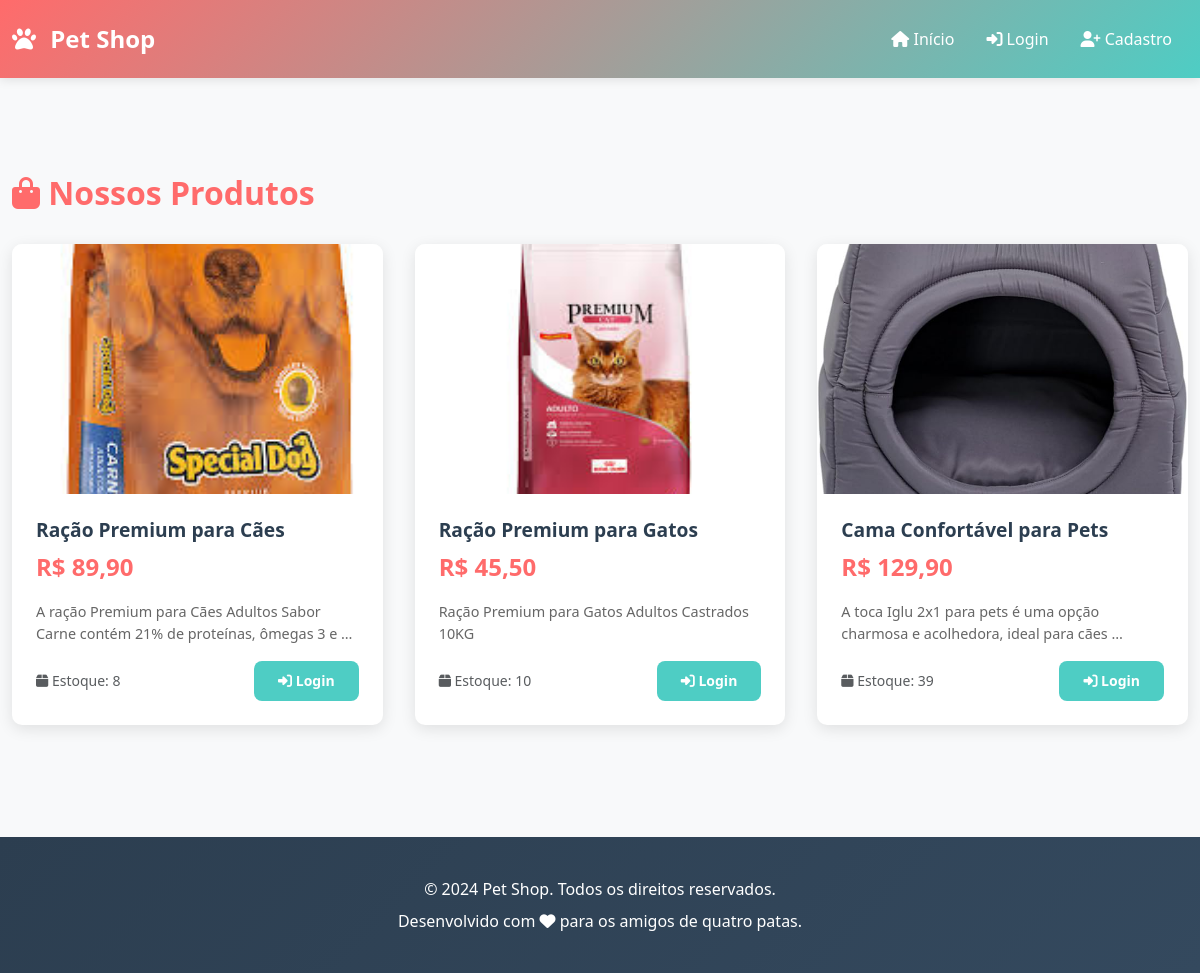
The page / on the database its author committed.
### loja/models.py (models this page shows, shortened)
class Produto(models.Model):
    nome = models.CharField(max_length=200)
    estoque = models.IntegerField(default=0)
    preco = models.DecimalField(max_digits=10, decimal_places=2)
    descricao = models.TextField()
    foto = models.ImageField(upload_to='produtos/')
    criado_em = models.DateTimeField(auto_now_add=True)
    atualizado_em = models.DateTimeField(auto_now=True)

### loja/views.py (the view)
# urls.py: path('', views.index, name='index'),
def index(request):
    try:
        pagina = Pagina.objects.first()
    except Pagina.DoesNotExist:
        pagina = None
    produtos = Produto.objects.all()
    context = {
        'pagina': pagina,
        'produtos': produtos,
    }
    return render(request, 'loja/index.html', context)

### templates/loja/index.html (shortened to what this page needs)
{% extends 'base.html' %}
{% block content %}
<div class="container">
    <section>
        <h2 style="color: var(--primary-color); font-weight: bold; margin: 3rem 0 2rem 0;">
            <i class="fas fa-shopping-bag"></i> Nossos Produtos
        </h2>
        {% if produtos %}
            <div class="products-grid">
                {% for produto in produtos %}
                    <div class="product-card">
                        {% if produto.foto %}
                            <img src="{{ produto.foto.url }}" alt="{{ produto.nome }}" class="product-image">
                        {% else %}
                            <div class="product-image" style="background: linear-gradient(135deg, #FF6B6B 0%, #4ECDC4 100%); display: flex; align-items: center; justify-content: center;">
                                <i class="fas fa-image" style="font-size: 3rem; color: white;"></i>
                            </div>
                        {% endif %}
                        <div class="product-info">
                            <h3 class="product-name">{{ produto.nome }}</h3>
                            <p class="product-price">R$ {{ produto.preco|floatformat:2 }}</p>
                            <p class="product-description">{{ produto.descricao|truncatewords:15 }}</p>
                            <div class="d-flex justify-content-between align-items-center">
                                <small class="text-muted">
                                    <i class="fas fa-box"></i> Estoque: {{ produto.estoque }}
                                </small>
                                {% if user.is_authenticated %}
                                    <a href="{% url 'loja:comprar' produto.id %}" class="btn btn-primary btn-sm">
                                        <i class="fas fa-shopping-cart"></i> Comprar
                                    </a>
                                {% else %}
                                    <a href="{% url 'loja:login' %}" class="btn btn-secondary btn-sm">
                                        <i class="fas fa-sign-in-alt"></i> Login
                                    </a>
                                {% endif %}
                            </div>
                        </div>
                    </div>
                {% endfor %}
            </div>
        {% else %}
            <div class="alert alert-info text-center">
                <i class="fas fa-info-circle"></i> Nenhum produto disponível no momento.
            </div>
        {% endif %}
    </section>
</div>
{% endblock %}

### templates/base.html (shortened to what this page needs)
<!DOCTYPE html>
<html lang="pt-BR">
<head>
    <link href="https://cdn.jsdelivr.net/npm/bootstrap@5.3.0/dist/css/bootstrap.min.css" rel="stylesheet">
    <link rel="stylesheet" href="https://cdnjs.cloudflare.com/ajax/libs/font-awesome/6.4.0/css/all.min.css">
</head>
<body>
    <nav class="navbar navbar-expand-lg navbar-dark">
        <div class="container">
            <a class="navbar-brand" href="{% url 'loja:index' %}">
                <i class="fas fa-paw"></i> Pet Shop
            </a>
            <div class="collapse navbar-collapse" id="navbarNav">
                <ul class="navbar-nav ms-auto">
                    <li class="nav-item">
                        <a class="nav-link" href="{% url 'loja:index' %}">
                            <i class="fas fa-home"></i> Início
                        </a>
                    </li>
                    {% if user.is_authenticated %}
                        <li class="nav-item">
                            <a class="nav-link" href="{% url 'loja:perfil' %}">
                                <i class="fas fa-user"></i> Perfil
                            </a>
                        </li>
                        <li class="nav-item">
                            <span class="nav-link" style="cursor: default;">
                                <i class="fas fa-user-circle"></i> {{ user.username }}
                            </span>
                        </li>
                        <li class="nav-item">
                            <a class="nav-link" href="{% url 'loja:logout' %}">
                                <i class="fas fa-sign-out-alt"></i> Sair
                            </a>
                        </li>
                    {% else %}
                        <li class="nav-item">
                            <a class="nav-link" href="{% url 'loja:login' %}">
                                <i class="fas fa-sign-in-alt"></i> Login
                            </a>
                        </li>
                        <li class="nav-item">
                            <a class="nav-link" href="{% url 'loja:cadastro' %}">
                                <i class="fas fa-user-plus"></i> Cadastro
                            </a>
                        </li>
                    {% endif %}
                </ul>
            </div>
        </div>
    </nav>
    <main>
        {% block content %}{% endblock %}
    </main>
    <footer>
        <div class="container">
            <p>&copy; 2024 Pet Shop. Todos os direitos reservados.</p>
            <p>Desenvolvido com <i class="fas fa-heart"></i> para os amigos de quatro patas.</p>
        </div>
    </footer>
</body>
</html>

### templates/base.html (style rules this page uses)
:root { --primary-color: #FF6B6B; --secondary-color: #4ECDC4; --dark-color: #2C3E50; --light-color: #ECF0F1; }
* { margin: 0; padding: 0; box-sizing: border-box; }
body { font-family: 'Segoe UI', Tahoma, Geneva, Verdana, sans-serif; background-color: #f8f9fa; color: var(--dark-color); }
.navbar { background: linear-gradient(135deg, var(--primary-color) 0%, var(--secondary-color) 100%); box-shadow: 0 2px 10px rgba(0, 0, 0, 0.1); padding: 1rem 0; }
.navbar-brand { font-size: 1.5rem; font-weight: bold; color: white !important; }
.navbar-brand i { margin-right: 0.5rem; }
.nav-link { color: white !important; margin: 0 0.5rem; transition: all 0.3s ease; }
main { min-height: calc(100vh - 200px); padding: 2rem 0; }
.container { max-width: 1200px; }
.btn { border-radius: 8px; padding: 0.6rem 1.5rem; font-weight: 600; transition: all 0.3s ease; border: none; }
.btn-secondary { background-color: var(--secondary-color); color: white; }
footer { background: linear-gradient(135deg, var(--dark-color) 0%, #34495e 100%); color: white; padding: 2rem 0; margin-top: 3rem; text-align: center; }
footer p { margin: 0.5rem 0; }
.products-grid { display: grid; grid-template-columns: repeat(auto-fill, minmax(280px, 1fr)); gap: 2rem; margin: 2rem 0; }
.product-card { background: white; border-radius: 10px; overflow: hidden; box-shadow: 0 4px 15px rgba(0, 0, 0, 0.1); transition: all 0.3s ease; }
.product-image { width: 100%; height: 250px; object-fit: cover; }
.product-info { padding: 1.5rem; }
.product-name { font-size: 1.2rem; font-weight: bold; color: var(--dark-color); margin-bottom: 0.5rem; }
.product-price { font-size: 1.5rem; color: var(--primary-color); font-weight: bold; margin-bottom: 1rem; }
.product-description { color: #666; font-size: 0.9rem; margin-bottom: 1rem; line-height: 1.5; }

### rows shown on the page
Produto: foto (picture), nome "Ração Premium para Cães", preco "89,90", descricao "A ração Premium para Cães Adultos Sabor Carne contém 21% de proteínas, ômegas 3 e …", estoque "8"
Produto: foto (picture), nome "Ração Premium para Gatos", preco "45,50", descricao "Ração Premium para Gatos Adultos Castrados 10KG", estoque "10"
Produto: foto (picture), nome "Cama Confortável para Pets", preco "129,90", descricao "A toca Iglu 2x1 para pets é uma opção charmosa e acolhedora, ideal para cães …", estoque "39"
